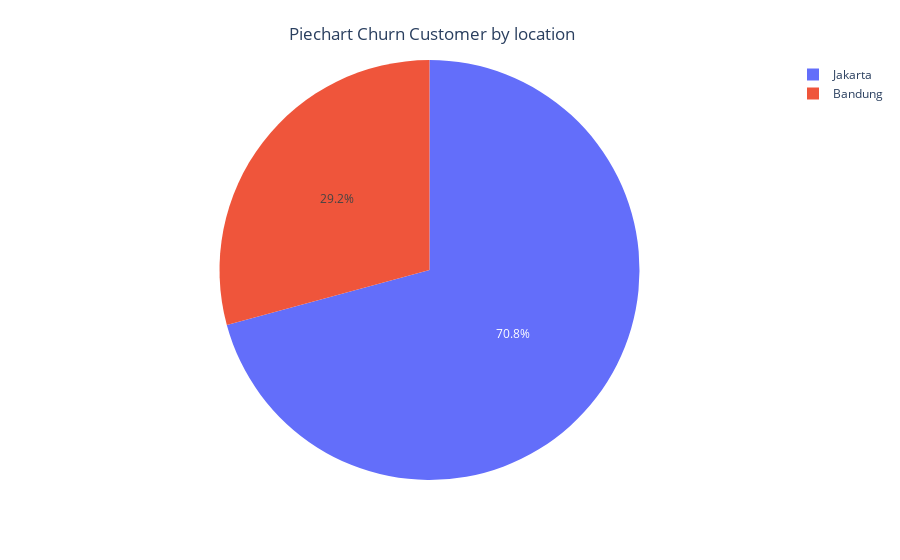

The cell this chart's notebook holds for it:
### Markdown cell above
### Piechart churn customer by location

### Code cell
#Piechart churn label == yes by location
filtered_data = df[df['churn_label'] == 'Yes']

#Piechart Piechart Churn Customer by location
fig = px.pie(filtered_data.groupby('location')['customer_id'].count().reset_index(), 
             values= 'customer_id', 
             names= 'location')
fig.update_layout(title_text="Piechart Churn Customer by location", title_x=0.48, title_y= 0.95)
fig

### Figure 1 — Plotly figure (JSON) as saved in the notebook; plotly's stock layout.template omitted (floating-point values rounded to 4 significant figures)
{"data": [{"domain": {"x": [0, 1], "y": [0, 1]}, "hovertemplate": "location=%{label}<br>customer_id=%{value}<extra></extra>", "labels": ["Bandung", "Jakarta"], "legendgroup": "", "name": "", "showlegend": true, "type": "pie", "values": [546, 1323]}], "layout": {"legend": {"tracegroupgap": 0}, "margin": {"t": 60}, "title": {"text": "Piechart Churn Customer by location", "x": 0.48, "y": 0.95}}}
